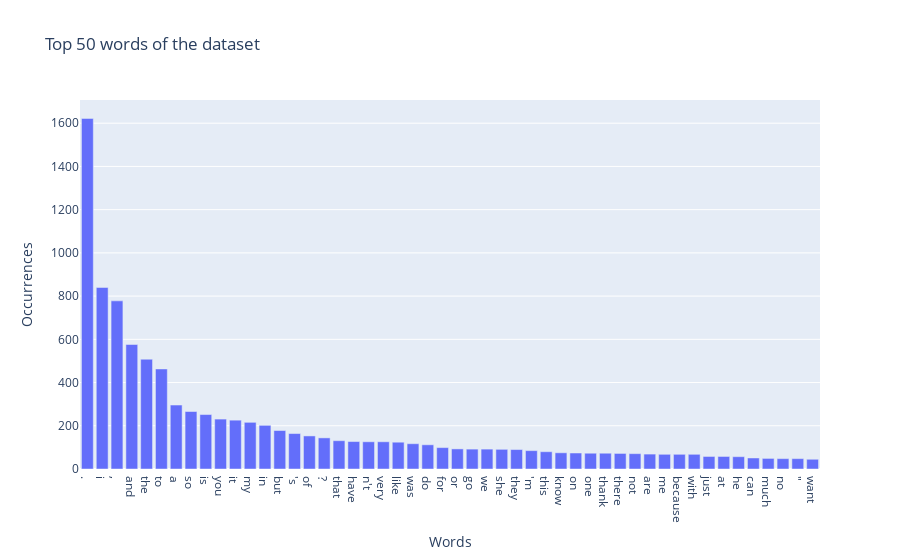

Write notebook code for a chart like this one.
### Code cell
plot_frequency_of_("words", train_word_counts)

### Figure 1 — Plotly figure (JSON) as saved in the notebook; plotly's stock layout.template omitted (floating-point values rounded to 4 significant figures)
{"data": [{"alignmentgroup": "True", "hovertemplate": "x=%{x}<br>y=%{y}<extra></extra>", "legendgroup": "", "marker": {"color": "#636efa", "pattern": {"shape": ""}}, "name": "", "offsetgroup": "", "orientation": "v", "showlegend": false, "textposition": "auto", "type": "bar", "x": [".", "i", ",", "and", "the", "to", "a", "so", "is", "you", "it", "my", "in", "but", "'s", "of", "?", "that", "have", "n't", "very", "like", "was", "do", "for", "or", "go", "we", "she", "they", "'m", "this", "know", "on", "one", "thank", "there", "not", "are", "me", "because", "with", "just", "at", "he", "can", "much", "no", "\"", "want"], "xaxis": "x", "y": [1622, 840, 778, 576, 508, 463, 296, 266, 252, 231, 226, 216, 202, 178, 164, 153, 144, 131, 127, 126, 126, 124, 117, 112, 99, 93, 92, 92, 91, 90, 85, 80, 75, 74, 73, 73, 72, 71, 69, 68, 68, 68, 58, 58, 57, 51, 49, 48, 48, 45], "yaxis": "y"}], "layout": {"barmode": "relative", "legend": {"tracegroupgap": 0}, "title": {"text": "Top 50 words of the dataset"}, "xaxis": {"anchor": "y", "domain": [0, 1], "title": {"text": "Words"}}, "yaxis": {"anchor": "x", "domain": [0, 1], "title": {"text": "Occurrences"}}}}
